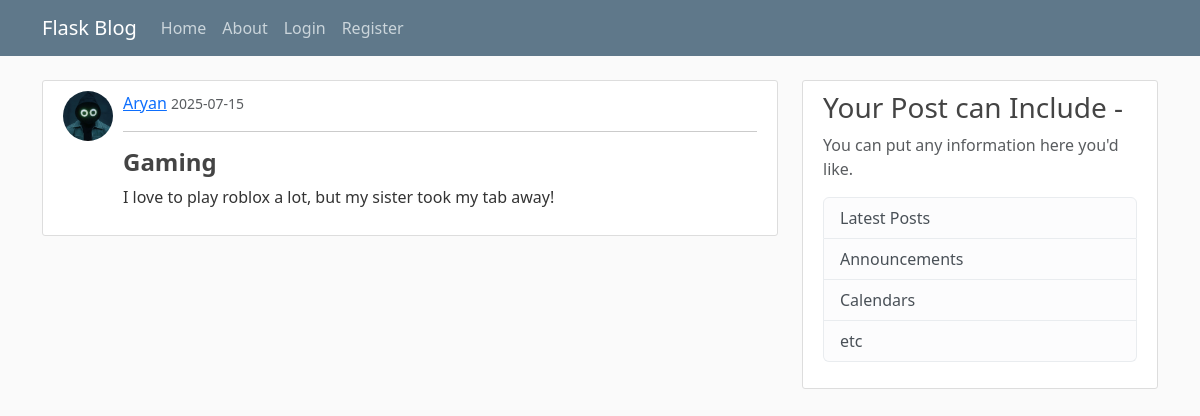
Screenshot of /post/2 with the database file from the repository.
### flaskblog/models.py (models this page shows, shortened)
class User(db.Model, UserMixin):
    id = db.Column(db.Integer, primary_key = True)
    username = db.Column(db.String(20), unique=True, nullable = False)
    email = db.Column(db.String(50), unique=True, nullable = False)
    image_file = db.Column(db.String(20), nullable = False, default = 'default.jpg')
    password = db.Column(db.String(60), nullable = False)
    posts = db.relationship('Post', backref='author', lazy = True) #backref is like adding column to post model

class Post(db.Model):
    id = db.Column(db.Integer, primary_key = True)
    title = db.Column(db.String(50), nullable = False)
    date_posted = db.Column(db.DateTime, nullable=False, default=lambda: datetime.now(timezone.utc))
    content = db.Column(db.Text, nullable = False)
    user_id = db.Column(db.Integer, db.ForeignKey('user.id'), nullable = False   )

### flaskblog/posts/routes.py (the view)
@posts.route('/post/<int:post_id>')
def post(post_id):
    post = Post.query.get_or_404(post_id)
    return render_template('post.html', title = post.title, post = post)

### flaskblog/templates/post.html (shortened to what this page needs)
{% extends "layout.html" %}
    {% block content %}
    <article class="media content-section">
    <img class="rounded-circle article-img" src="{{ url_for('static', filename='profile_pics/' + post.author.image_file) }}">
    <div class="media-body">
        <div class="article-metadata">
        <div>
            <a class="mr-2" href="#">{{ post.author.username }}</a>
            <small class="text-muted">{{ post.date_posted.strftime('%Y-%m-%d') }}</small>
            <hr>
        </div>
        </div>
        <h2 class = "article-title">{{ post.title }}</h2>
        <p class="article-content">{{ post.content }}</p>
    </div>
    </article>
    {% endblock content %}

### flaskblog/static/main.css (style rules this page uses)
body { background: #fafafa; color: #333333; margin-top: 5rem; }
h1, h2, h3, h4, h5, h6 { color: #444444; }
.content-section { background: #ffffff; padding: 10px 20px; border: 1px solid #dddddd; border-radius: 3px; margin-bottom: 20px; }
.article-img { height: 50px; width: 50px; object-fit: cover; border-radius: 50%; margin-right: 10px; }
.media { display: flex; align-items: flex-start; }
.media-body { flex: 1; }
.article-metadata { margin-bottom: 10px; }
.article-title { font-size: 1.5rem; font-weight: bold; }
.article-content { font-size: 1rem; }

### rows the page displays
User: image_file (placeholder picture), author.username "Aryan"
Post: date_posted "2025-07-15", title "Gaming", content "I love to play roblox a lot, but my sister took my tab away!"
